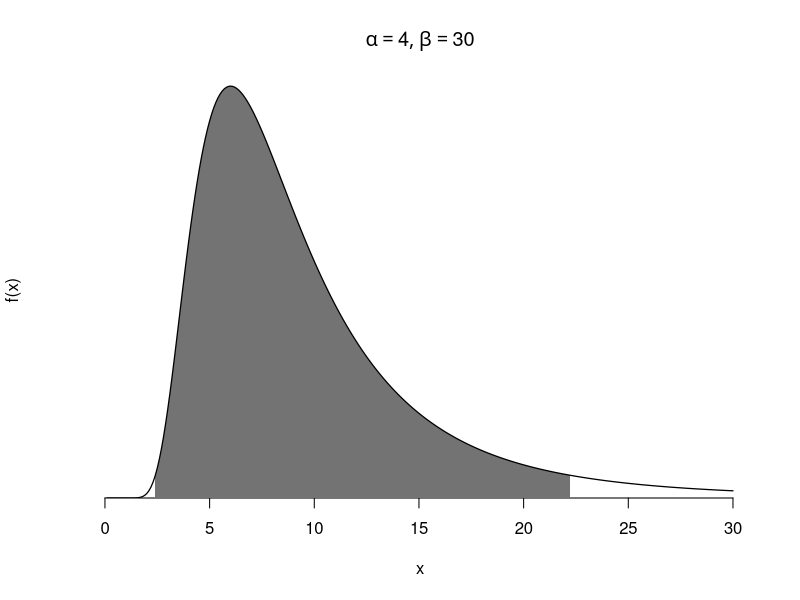

Write the R code that produced this figure.
library(pscl)


### Name: igamma
### Title: inverse-Gamma distribution
### Aliases: igamma densigamma pigamma qigamma rigamma igammaHDR
### Keywords: distribution

### ** Examples

alpha <- 4
beta <- 30
summary(rigamma(n=1000,alpha,beta))

xseq <- seq(.1,30,by=.1)
fx <- densigamma(xseq,alpha,beta)
plot(xseq,fx,type="n",
     xlab="x",
     ylab="f(x)",
     ylim=c(0,1.01*max(fx)),
     yaxs="i",
     axes=FALSE)
axis(1)
title(substitute(list(alpha==a,beta==b),list(a=alpha,b=beta)))
q <- igammaHDR(alpha,beta,debug=TRUE)
xlo <- which.min(abs(q[1]-xseq))
xup <- which.min(abs(q[2]-xseq))
plotZero <- par()$usr[3]
polygon(x=xseq[c(xlo,xlo:xup,xup:xlo)],
        y=c(plotZero,
          fx[xlo:xup],
          rep(plotZero,length(xlo:xup))),
        border=FALSE,
        col=gray(.45))
lines(xseq,fx,lwd=1.25)


## Not run: 
##D alpha <- beta <- .1
##D xseq <- exp(seq(-7,30,length=1001))
##D fx <- densigamma(xseq,alpha,beta)
##D plot(xseq,fx,
##D      log="xy",
##D      type="l",
##D      ylim=c(min(fx),1.01*max(fx)),
##D      yaxs="i",
##D      xlab="x, log scale",
##D      ylab="f(x), log scale",
##D      axes=FALSE)
##D axis(1)
##D 
##D title(substitute(list(alpha==a,beta==b),list(a=alpha,b=beta)))
##D q <- igammaHDR(alpha,beta,debug=TRUE)
##D xlo <- which.min(abs(q[1]-xseq))
##D xup <- which.min(abs(q[2]-xseq))
##D plotZero <- min(fx)
##D polygon(x=xseq[c(xlo,xlo:xup,xup:xlo)],
##D         y=c(plotZero,
##D           fx[xlo:xup],
##D           rep(plotZero,length(xlo:xup))),
##D         border=FALSE,
##D         col=gray(.45))
##D lines(xseq,fx,lwd=1.25)
## End(Not run)
